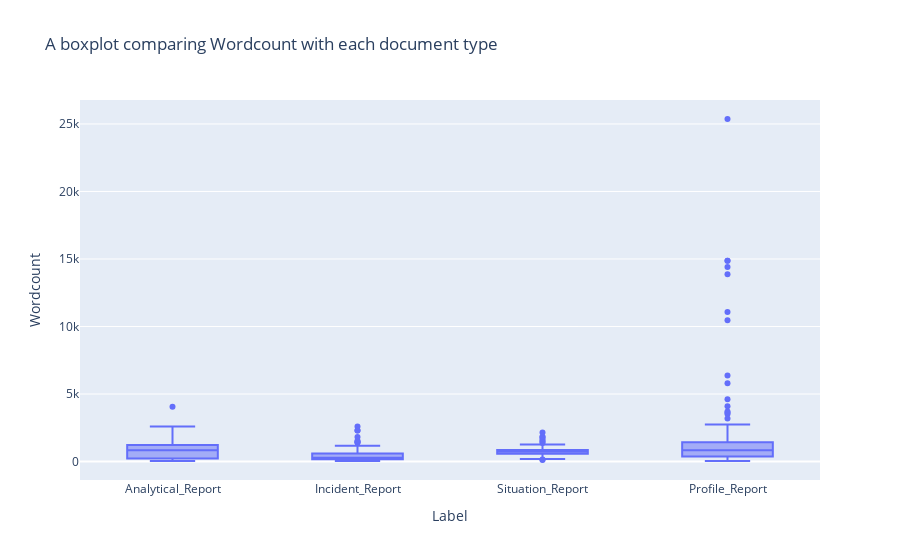
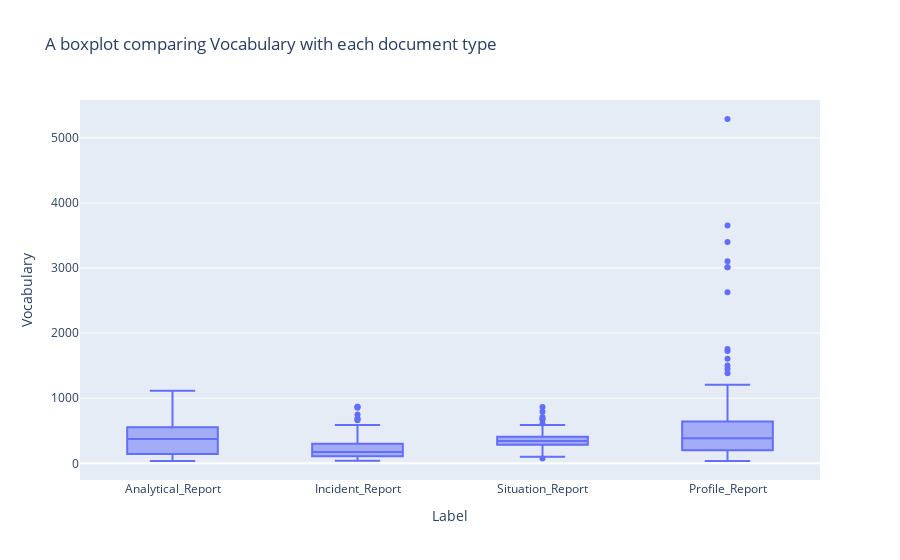
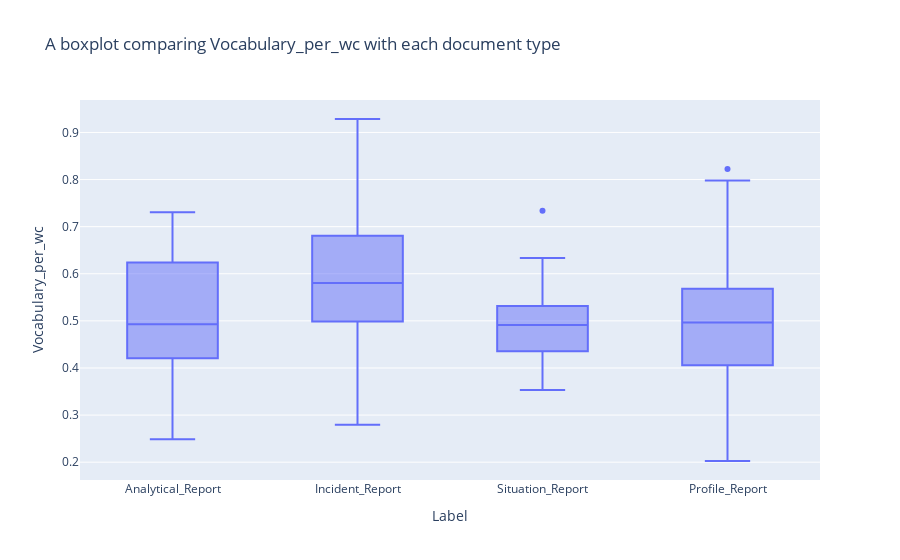
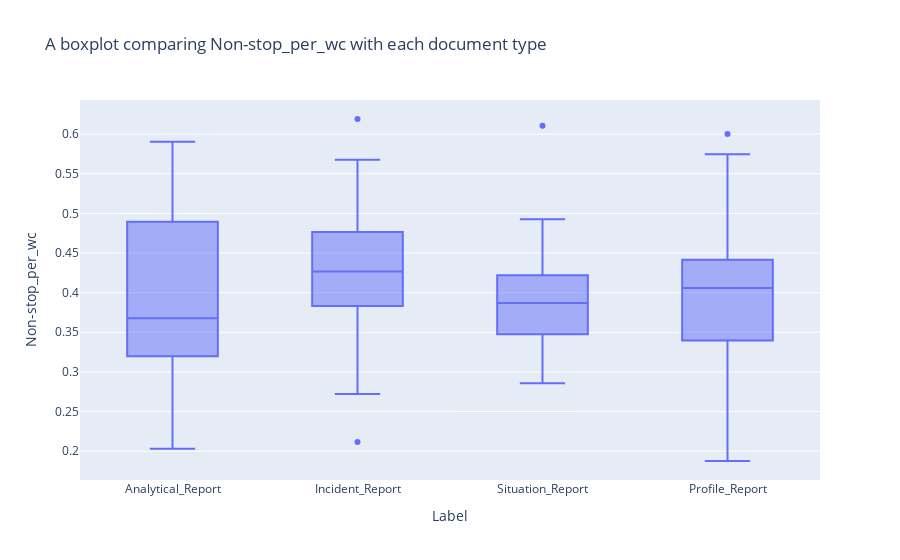

Source (notebook cell) for these figures, in order:
### Markdown cell above
## Boxplots for each variable in the dataframe, to compare differences in the text between the 4 types of documents.

### Code cell
for i, column in enumerate(df):
    if i > 2:
        px.box(df, x='Label', y=column, title="A boxplot comparing " + column +  " with each document type").show()

### Figure 1 — Plotly figure (JSON) as saved in the notebook; plotly's stock layout.template omitted (floating-point values rounded to 4 significant figures; data arrays with more than 128 entries replaced by an {"elided": "..."} marker saying what was removed)
{"data": [{"alignmentgroup": "True", "hovertemplate": "Label=%{x}<br>Wordcount=%{y}<extra></extra>", "legendgroup": "", "marker": {"color": "#636efa"}, "name": "", "notched": false, "offsetgroup": "", "orientation": "v", "showlegend": false, "type": "box", "x": {"elided": "334 str values"}, "x0": " ", "xaxis": "x", "y": {"elided": "334 int values"}, "y0": " ", "yaxis": "y"}], "layout": {"boxmode": "group", "legend": {"tracegroupgap": 0}, "title": {"text": "A boxplot comparing Wordcount with each document type"}, "xaxis": {"anchor": "y", "domain": [0, 1], "title": {"text": "Label"}}, "yaxis": {"anchor": "x", "domain": [0, 1], "title": {"text": "Wordcount"}}}}

### Figure 2 — Plotly figure (JSON) as saved in the notebook; plotly's stock layout.template omitted (floating-point values rounded to 4 significant figures; data arrays with more than 128 entries replaced by an {"elided": "..."} marker saying what was removed)
{"data": [{"alignmentgroup": "True", "hovertemplate": "Label=%{x}<br>Vocabulary=%{y}<extra></extra>", "legendgroup": "", "marker": {"color": "#636efa"}, "name": "", "notched": false, "offsetgroup": "", "orientation": "v", "showlegend": false, "type": "box", "x": {"elided": "334 str values"}, "x0": " ", "xaxis": "x", "y": {"elided": "334 int values"}, "y0": " ", "yaxis": "y"}], "layout": {"boxmode": "group", "legend": {"tracegroupgap": 0}, "title": {"text": "A boxplot comparing Vocabulary with each document type"}, "xaxis": {"anchor": "y", "domain": [0, 1], "title": {"text": "Label"}}, "yaxis": {"anchor": "x", "domain": [0, 1], "title": {"text": "Vocabulary"}}}}

### Figure 3 — Plotly figure (JSON) as saved in the notebook; plotly's stock layout.template omitted (floating-point values rounded to 4 significant figures; data arrays with more than 128 entries replaced by an {"elided": "..."} marker saying what was removed)
{"data": [{"alignmentgroup": "True", "hovertemplate": "Label=%{x}<br>Vocabulary_per_wc=%{y}<extra></extra>", "legendgroup": "", "marker": {"color": "#636efa"}, "name": "", "notched": false, "offsetgroup": "", "orientation": "v", "showlegend": false, "type": "box", "x": {"elided": "334 str values"}, "x0": " ", "xaxis": "x", "y": {"elided": "334 float values"}, "y0": " ", "yaxis": "y"}], "layout": {"boxmode": "group", "legend": {"tracegroupgap": 0}, "title": {"text": "A boxplot comparing Vocabulary_per_wc with each document type"}, "xaxis": {"anchor": "y", "domain": [0, 1], "title": {"text": "Label"}}, "yaxis": {"anchor": "x", "domain": [0, 1], "title": {"text": "Vocabulary_per_wc"}}}}

### Figure 4 — Plotly figure (JSON) as saved in the notebook; plotly's stock layout.template omitted (floating-point values rounded to 4 significant figures; data arrays with more than 128 entries replaced by an {"elided": "..."} marker saying what was removed)
{"data": [{"alignmentgroup": "True", "hovertemplate": "Label=%{x}<br>Non-stop_per_wc=%{y}<extra></extra>", "legendgroup": "", "marker": {"color": "#636efa"}, "name": "", "notched": false, "offsetgroup": "", "orientation": "v", "showlegend": false, "type": "box", "x": {"elided": "334 str values"}, "x0": " ", "xaxis": "x", "y": {"elided": "334 float values"}, "y0": " ", "yaxis": "y"}], "layout": {"boxmode": "group", "legend": {"tracegroupgap": 0}, "title": {"text": "A boxplot comparing Non-stop_per_wc with each document type"}, "xaxis": {"anchor": "y", "domain": [0, 1], "title": {"text": "Label"}}, "yaxis": {"anchor": "x", "domain": [0, 1], "title": {"text": "Non-stop_per_wc"}}}}
